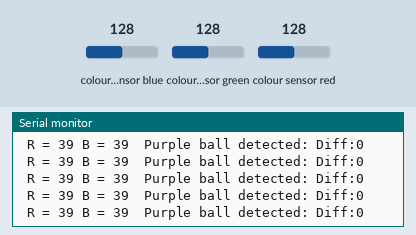
This sketch was run on a simulated Arduino Uno, built with avr-gcc and run on an emulated ATmega328P. Parts: the last lines printed to the serial monitor. Wiring (inferred from the names in the program): TCS3200 colour sensor: output pin 12; S2 pin 10; S3 pin 11; S0 pin 8; S1 pin 9. The test bench sets the inputs (shaded band); at power-on: colour sensor blue 128, colour sensor red 128, colour sensor green 128.

Above: at 1.2 s.
1.3 s: colour sensor blue set to 5
At 1.32 s:
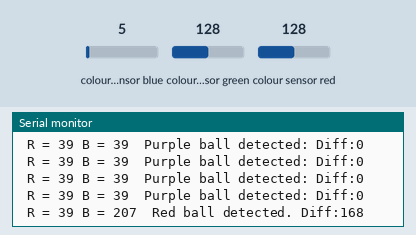
3.2 s: colour sensor red set to 5
At 3.24 s:
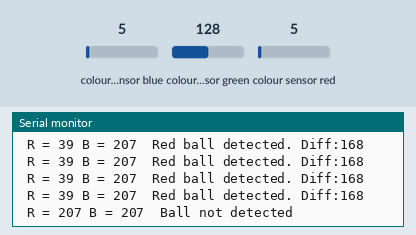
5.1 s: colour sensor blue set to 64
At 5.17 s:
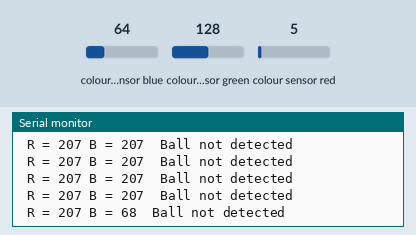
8.1 s: colour sensor blue set to 128
At 8.2 s:
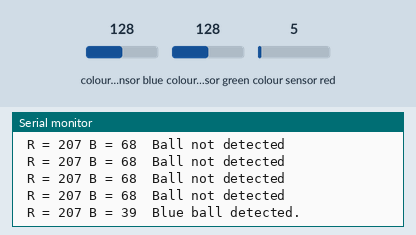
10.1 s: colour sensor red set to 191
At 10.12 s:
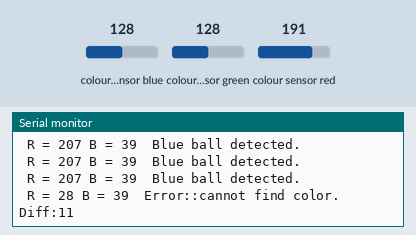
12.0 s: colour sensor red set to 128
At 12.04 s:
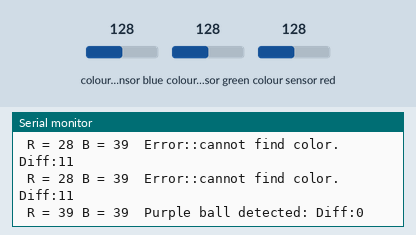

Measured:
- after the input at 1.3 s, the serial monitor: prints a new line at once (image 1)
- after the input at 3.2 s, the serial monitor: prints a new line at once (image 2)
- after the input at 5.1 s, the serial monitor: prints a new line after 0.06 s (image 3)
- after the input at 8.1 s, the serial monitor: prints a new line after 0.10 s (image 4)
- after the input at 10.1 s, the serial monitor: prints a new line at once (image 5)
- after the input at 12.0 s, the serial monitor: prints a new line at once (image 6)

The sketch:

TCS3200_color.ino
```cpp
// TCS230 or TCS3200 pins wiring to Arduino
#define S0 8
#define S1 9
#define S2 10
#define S3 11
#define sensorOut 12

// Stores frequency read by the photodiodes
int redFrequency = 0;
int blueFrequency = 0;

// Stores the red. green and blue colors
int redColor = 0;
int blueColor = 0;

int diff = 0;

// diff value compare
const int DRED = 15;
const int DPURPLE = 10;

void setup() {
  // Setting the outputs
  pinMode(S0, OUTPUT);
  pinMode(S1, OUTPUT);
  pinMode(S2, OUTPUT);
  pinMode(S3, OUTPUT);

  // Setting the sensorOut as an input
  pinMode(sensorOut, INPUT);

  // Setting frequency scaling to 100%
  digitalWrite(S0, HIGH);
  digitalWrite(S1, HIGH);

  // Begins serial communication
  Serial.begin(9600);
}

void loop() {
  // Setting RED (R) filtered photodiodes to be read
  digitalWrite(S2, LOW);
  digitalWrite(S3, LOW);

  // Reading the output frequency
  redFrequency = pulseIn(sensorOut, LOW);


  // Printing the RED (R) value
  Serial.print(" R = ");
  Serial.print (  redFrequency );

  // Setting BLUE (B) filtered photodiodes to be read
  digitalWrite(S2, LOW);
  digitalWrite(S3, HIGH);

  // Reading the output frequency
  blueFrequency = pulseIn(sensorOut, LOW);

  // Printing the BLUE (B) value
  Serial.print(" B = ");
  Serial.print (  blueFrequency );
  Serial.print("  ");

  // Checks the current detected color and prints
  // a message in the serial monitor
  if (redFrequency >= 50 && blueFrequency >= 50) {
    Serial.println("Ball not detected");
  } else {

    diff = blueFrequency - redFrequency;
    // Serial.print("  DF = ");
    // Serial.print( diffF );

    if (blueFrequency < redFrequency) {
      Serial.println("Blue ball detected. ");
    } else {
      if (diff > DRED) {
        Serial.print("Red ball detected. Diff:");
        Serial.println(diff);
      } else if (diff < DPURPLE) {
        Serial.print("Purple ball detected: Diff:");
        Serial.println(diff);
      } else {
        Serial.print("Error::cannot find color. Diff:");
        Serial.println(diff);
      }
    }
  }

  delay(100);

}
```
